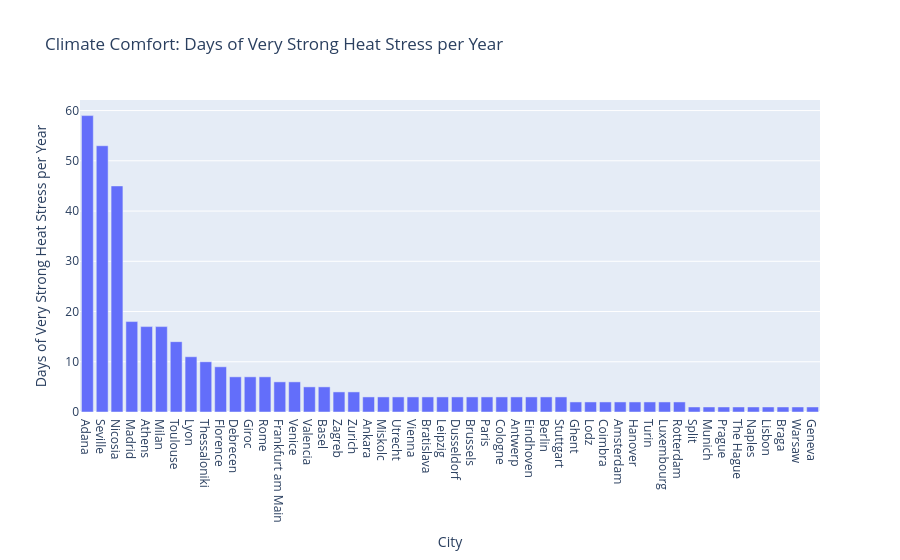

The cell this chart's notebook holds for it:
### Markdown cell above
#### 1.5.5 Climate Comfort: Strong Heat Stress Ratio

### Code cell
# Heat Stress Analysis
print('Cities with the most amount of days with very strong heat:')
print(city_data.sort_values(by='Days of very strong heat stress')[['City', 'Country', 'Days of very strong heat stress']].head(10))

print('\nCities lower amount of days with very strong heat stress:')
print(city_data.sort_values(by='Days of very strong heat stress', ascending=False)[['City', 'Country', 'Days of very strong heat stress']].head(10))

# Graphical representation
plot_heat_stress = city_data[city_data['Days of very strong heat stress'] > 0]
plot_heat_stress.sort_values(by='Days of very strong heat stress', ascending=False, inplace=True)

# Iteractive Bar plot
fig5 = px.bar(plot_heat_stress, x = 'City', y= 'Days of very strong heat stress', title='Climate Comfort: Days of Very Strong Heat Stress per Year', labels={'City':'City', 'Days of very strong heat stress':'Days of Very Strong Heat Stress per Year'}, hover_name='City', hover_data=['Country'])
fig5.show()

### Figure 1 — Plotly figure (JSON) as saved in the notebook; plotly's stock layout.template omitted (floating-point values rounded to 4 significant figures)
{"data": [{"customdata": [["Turkiye"], ["Spain"], ["Cyprus"], ["Spain"], ["Greece"], ["Italy"], ["France"], ["France"], ["Greece"], ["Italy"], ["Hungary"], ["Romania"], ["Italy"], ["Germany"], ["Italy"], ["Spain"], ["Switzerland"], ["Croatia"], ["Switzerland"], ["Turkiye"], ["Hungary"], ["Netherlands"], ["Austria"], ["Slovak Republic"], ["Germany"], ["Germany"], ["Belgium"], ["France"], ["Germany"], ["Belgium"], ["Netherlands"], ["Germany"], ["Germany"], ["Belgium"], ["Poland"], ["Portugal"], ["Netherlands"], ["Germany"], ["Italy"], ["Luxembourg"], ["Netherlands"], ["Croatia"], ["Germany"], ["Czechia"], ["Netherlands"], ["Italy"], ["Portugal"], ["Portugal"], ["Poland"], ["Switzerland"]], "hovertemplate": "<b>%{hovertext}</b><br><br>City=%{x}<br>Days of Very Strong Heat Stress per Year=%{y}<br>Country=%{customdata[0]}<extra></extra>", "hovertext": ["Adana", "Seville", "Nicosia", "Madrid", "Athens", "Milan", "Toulouse", "Lyon", "Thessaloniki", "Florence", "Debrecen", "Giroc", "Rome", "Frankfurt am Main", "Venice", "Valencia", "Basel", "Zagreb", "Zurich", "Ankara", "Miskolc", "Utrecht", "Vienna", "Bratislava", "Leipzig", "Dusseldorf", "Brussels", "Paris", "Cologne", "Antwerp", "Eindhoven", "Berlin", "Stuttgart", "Ghent", "Lodz", "Coimbra", "Amsterdam", "Hanover", "Turin", "Luxembourg", "Rotterdam", "Split", "Munich", "Prague", "The Hague", "Naples", "Lisbon", "Braga", "Warsaw", "Geneva"], "legendgroup": "", "marker": {"color": "#636efa", "pattern": {"shape": ""}}, "name": "", "orientation": "v", "showlegend": false, "textposition": "auto", "type": "bar", "x": ["Adana", "Seville", "Nicosia", "Madrid", "Athens", "Milan", "Toulouse", "Lyon", "Thessaloniki", "Florence", "Debrecen", "Giroc", "Rome", "Frankfurt am Main", "Venice", "Valencia", "Basel", "Zagreb", "Zurich", "Ankara", "Miskolc", "Utrecht", "Vienna", "Bratislava", "Leipzig", "Dusseldorf", "Brussels", "Paris", "Cologne", "Antwerp", "Eindhoven", "Berlin", "Stuttgart", "Ghent", "Lodz", "Coimbra", "Amsterdam", "Hanover", "Turin", "Luxembourg", "Rotterdam", "Split", "Munich", "Prague", "The Hague", "Naples", "Lisbon", "Braga", "Warsaw", "Geneva"], "xaxis": "x", "y": [59, 53, 45, 18, 17, 17, 14, 11, 10, 9, 7, 7, 7, 6, 6, 5, 5, 4, 4, 3, 3, 3, 3, 3, 3, 3, 3, 3, 3, 3, 3, 3, 3, 2, 2, 2, 2, 2, 2, 2, 2, 1, 1, 1, 1, 1, 1, 1, 1, 1], "yaxis": "y"}], "layout": {"barmode": "relative", "legend": {"tracegroupgap": 0}, "title": {"text": "Climate Comfort: Days of Very Strong Heat Stress per Year"}, "xaxis": {"anchor": "y", "domain": [0, 1], "title": {"text": "City"}}, "yaxis": {"anchor": "x", "domain": [0, 1], "title": {"text": "Days of Very Strong Heat Stress per Year"}}}}
